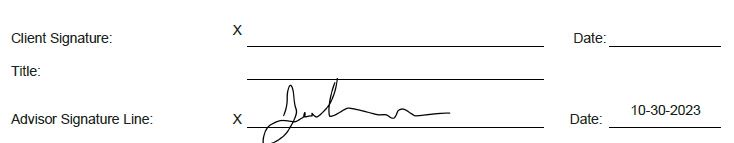
#> input picture TextExtraction/input_data/IMG_3467.JPG, 734 x 143 px
$ jupyter execute --allow-errors text_extraction.ipynb
#> lines starting #> are read from the running program, lines starting #| are printed output that depends on the picture; after the words box and inside, x2 and y2 are one past the last pixel; in counts of white or black regions, pixels touching at a corner belong together
# Signature extraction

[cell 1]
import cv2
import numpy as np
import pytesseract

[cell 2]
# Cut of the area of signature

def extract_signature(image_path):
#> called with image_path = './input_data/IMG_3467.JPG'
    image = cv2.imread(image_path)
#> image is the input picture: shape (143, 734, 3); mean B, G, R 247.7, 247.8, 247.7
    gray = cv2.cvtColor(image, cv2.COLOR_BGR2GRAY)
    _, thresh = cv2.threshold(gray, 150, 255, cv2.THRESH_BINARY_INV)
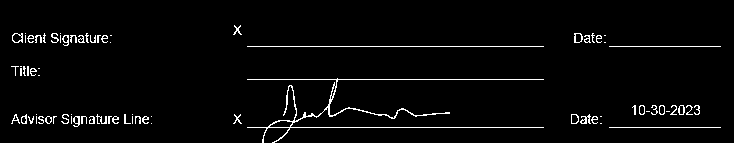
#> thresh: shape (143, 734); 3% white in thin lines or dots, all inside (x1, y1, x2, y2) = (11, 25, 721, 143)
    contours, _ = cv2.findContours(thresh, cv2.RETR_EXTERNAL, cv2.CHAIN_APPROX_SIMPLE)
#> contours = 77 contours, 60 with area under 20; largest, box (x1, y1, x2, y2) and area: (247, 78, 544, 143) 366, (12, 33, 23, 43) 78, (574, 33, 583, 43) 64, (571, 114, 579, 124) 59, (678, 105, 685, 115) 46
    largest_contour = max(contours, key=cv2.contourArea)
#> largest_contour = contour of 335 points, box (x1, y1, x2, y2) (247, 78, 544, 143), area 366
    x, y, w, h = cv2.boundingRect(largest_contour)
#> x = 247; y = 78; w = 297; h = 65
    signature = image[y:y+h, x:x+w]
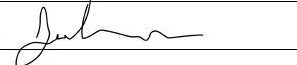
#> signature: shape (65, 297, 3); mean B, G, R 240.3, 240.3, 240.3
    cv2.imwrite('extracted_signature.png', signature)

    return 'extracted_signature.png'

extracted_signature = extract_signature('./input_data/IMG_3467.JPG')

$ run again, with TextExtraction/input_data/IMG_3465.JPG copied over TextExtraction/input_data/IMG_3467.JPG
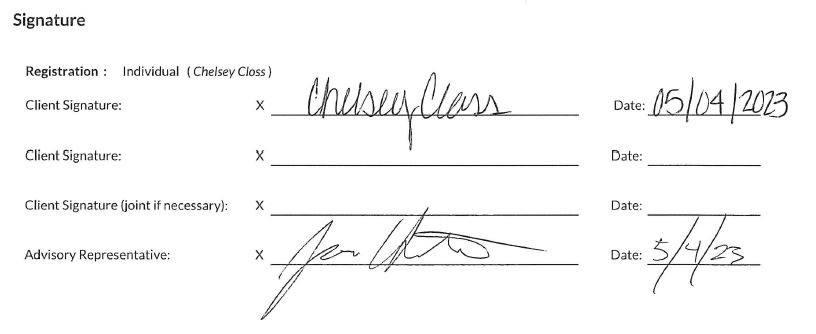
#> input picture TextExtraction/input_data/IMG_3465.JPG, 816 x 334 px
#> in extract_signature, image is the input picture: shape (334, 816, 3); min 0, max 255, mean 247.8
#> in extract_signature, `_, thresh = cv2.threshold(gray, 150, 255, cv2.THRESH_BINARY_INV)`:
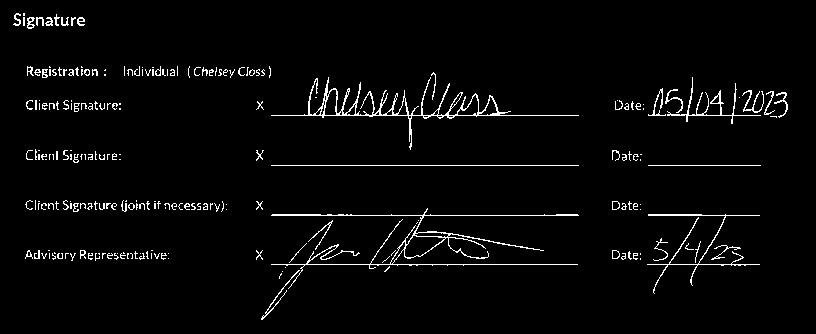
#> thresh: shape (334, 816); 3% white in thin lines or dots, all inside (x1, y1, x2, y2) = (13, 13, 788, 320)
#> contours = 225 contours, 198 with area under 20; largest, box (x1, y1, x2, y2) and area: (271, 77, 579, 150) 1536, (271, 208, 579, 289) 1074, (667, 77, 761, 124) 172, (647, 214, 760, 294) 151, (27, 17, 35, 29) 52
#> largest_contour = contour of 606 points, box (x1, y1, x2, y2) (271, 77, 579, 150), area 1536
#> x = 271; y = 77; w = 308; h = 73
#> in extract_signature, `signature = image[y:y+h, x:x+w]`:
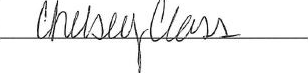
#> signature: shape (73, 308, 3); min 3, max 255, mean 239.6

$ run again, with TextExtraction/input_data/IMG_3466.JPG copied over TextExtraction/input_data/IMG_3467.JPG
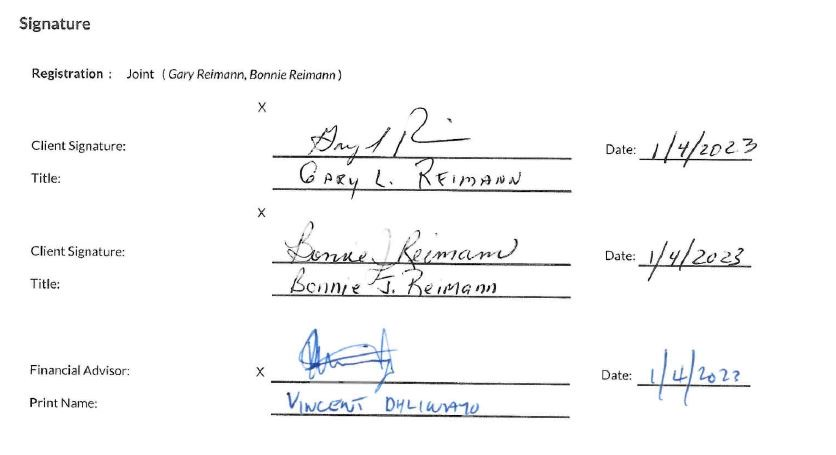
#> input picture TextExtraction/input_data/IMG_3466.JPG, 836 x 455 px
#> in extract_signature, image is the input picture: shape (455, 836, 3); mean B, G, R 248.5, 248.2, 248
#> in extract_signature, `_, thresh = cv2.threshold(gray, 150, 255, cv2.THRESH_BINARY_INV)`:
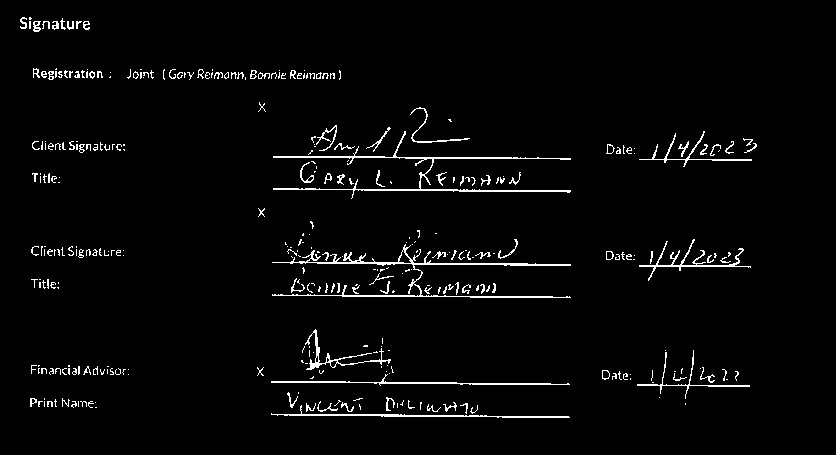
#> thresh: shape (455, 836); 2.8% white in thin lines or dots, all inside (x1, y1, x2, y2) = (20, 17, 757, 418)
#> contours = 337 contours, 298 with area under 20; largest, box (x1, y1, x2, y2) and area: (272, 244, 571, 298) 800, (273, 131, 571, 199) 604, (271, 405, 570, 418) 292, (305, 329, 391, 370) 258, (271, 374, 570, 386) 253
#> largest_contour = contour of 404 points, box (x1, y1, x2, y2) (272, 244, 571, 298), area 800
#> x = 272; y = 244; w = 299; h = 54
#> in extract_signature, `signature = image[y:y+h, x:x+w]`:
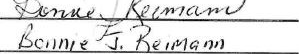
#> signature: shape (54, 299, 3); min 0, max 255, mean 222.2

$ run again, with TextExtraction/input_data/IMG_3468.JPG copied over TextExtraction/input_data/IMG_3467.JPG
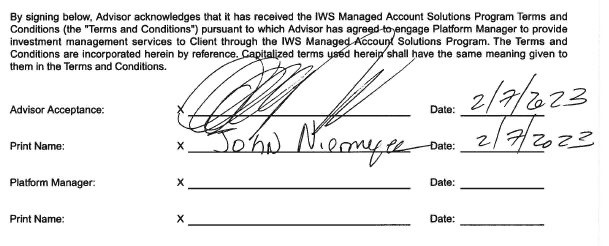
#> input picture TextExtraction/input_data/IMG_3468.JPG, 609 x 246 px
#> in extract_signature, image is the input picture: shape (246, 609, 3); min 0, max 255, mean 233.1
#> in extract_signature, `_, thresh = cv2.threshold(gray, 150, 255, cv2.THRESH_BINARY_INV)`:
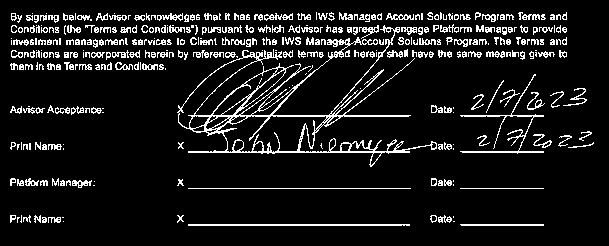
#> thresh: shape (246, 609); 9.8% white in thin lines or dots, all inside (x1, y1, x2, y2) = (10, 12, 594, 226)
#> contours = 364 contours, 256 with area under 20; largest, box (x1, y1, x2, y2) and area: (177, 25, 437, 167) 8372, (188, 224, 410, 226) 219, (460, 74, 544, 154) 216, (264, 13, 293, 21) 88, (460, 224, 544, 226) 82
#> largest_contour = contour of 1111 points, box (x1, y1, x2, y2) (177, 25, 437, 167), area 8372
#> x = 177; y = 25; w = 260; h = 142
#> in extract_signature, `signature = image[y:y+h, x:x+w]`:
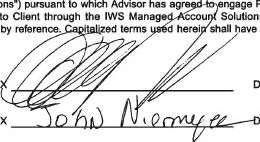
#> signature: shape (142, 260, 3); min 0, max 255, mean 219.4
